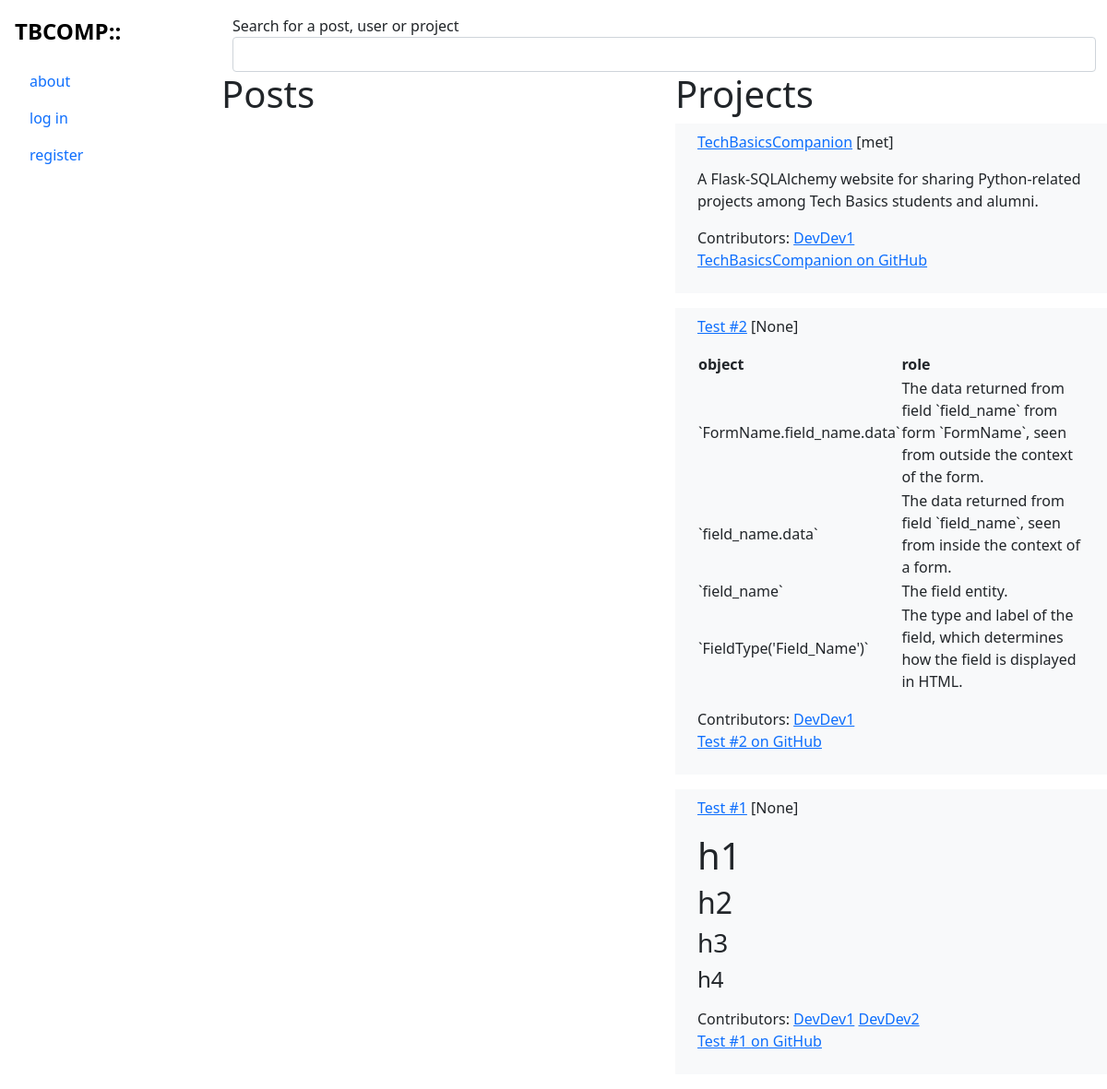
Before: / with the older database file.
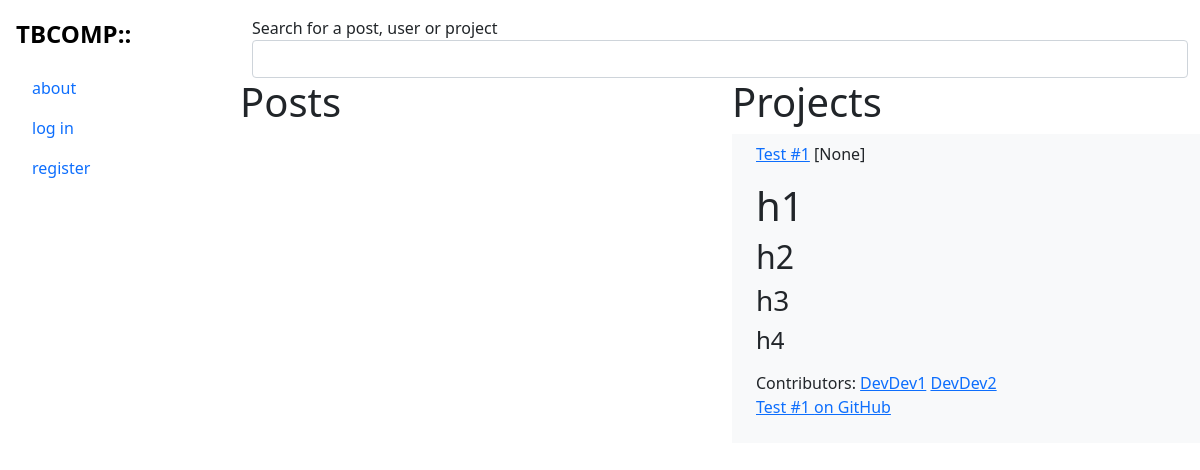
After: the same page with the newer database file.
### tbcompanion/models.py (models this page shows, shortened)
class Project(db.Model):
	contributors = db.relationship('User', secondary='contributor_table', backref='contribution_id')
	id = db.Column(db.Integer, primary_key=True)
	title = db.Column(db.String(120), nullable=False)
	date = db.Column(db.DateTime, nullable=False, default=datetime.utcnow)
	content = db.Column(db.Text, nullable=False)
	github_repo = db.Column(db.String(120), nullable=True, unique=True)
	admin_id = db.Column(db.Integer, db.ForeignKey('user.id'), nullable=False)
	tag = db.Column(db.String, nullable=True)

class User(db.Model, UserMixin):
	post_author = db.relationship('Post', backref='author', lazy=True)
	project_admin = db.relationship('Project', backref='admin', lazy=True)
	id = db.Column(db.Integer, primary_key=True)
	username = db.Column(db.String(20), unique=True, nullable=False)
	email = db.Column(db.String(120), unique=True, nullable=False)
	image_file = db.Column(db.String(20), nullable=False, default='profile_pics\default.jpg')
	password = db.Column(db.String(60), nullable=False)
	is_admin = db.Column(db.Boolean)

### tbcompanion/main/routes.py (the view)
@main.route('/', methods=['GET','POST'])
def home():
	posts = Post.query.order_by(desc('date')).all()
	projects = Project.query.order_by(desc('date')).all()
	form = SearchBox()
	if form.validate_on_submit():
		return redirect(url_for('main.search_result', string=form.string.data))
	return render_template('home.html',
		title='Home',
		form=form,
		posts=posts,
		projects=projects,
		)

### tbcompanion/main/forms.py
class SearchBox(FlaskForm):
	string = StringField('Search for a post, user or project', validators=[
		DataRequired()])
	submit = SubmitField('Search')

### tbcompanion/templates/home.html (shortened to what this page needs)
{% extends 'layout.html' %}
{% block content %}
<form method = 'POST' action =''>
	<fieldset class = 'form-group'>
		<div class = 'container'>
			<div>{{ form.string.label(class="form-control-label") }}
			{% if form.string.errors %}
				{{ form.string(class="form-control is-invalid") }}
				<div class='invalid-feedback'>
					{% for error in form.string.errors %}
					<span>{{ error }}</span>
					{% endfor %}
				</div>
			{% else %}
				{{ form.string(class="form-control")}}
			{% endif %}
			</div>
		</div>
	</fieldset>
</form>
{% endblock content %}
{% block feed %}
<div class="row">
	<div class="col">
		<h1>Posts</h1>
	</div>
	<div class='col'>
		<h1>Projects</h1>
	{% for project in projects %}
		<div class="container bg-light pt-2 pb-2 margin">
			<a href="{{ url_for('projects.project', project_id=project.id) }}">{{ project.title }}</a> [{{ project.tag }}]</h3>
			<p>{{ project.content|markdown }}</p>
			Contributors:
			{% for contributor in project.contributors %}
			<a href="{{ url_for('users.user_profile', user_id=contributor.id) }}">{{ contributor.username }}</a>
			{% endfor %}
			<p><a href="{{ project.github_repo }}">{{ project.title }} on GitHub</a></p></small>
		</div>
	{% endfor %}
	</div>
</div>
{% endblock feed %}

### tbcompanion/templates/layout.html (shortened to what this page needs)
<!DOCTYPE html>
<html lang="en">
	<head>
		<link
		rel="stylesheet"
		type="text/css"
		href="{{ url_for('static', filename= 'main.css') }}"
		/>
		<link
			href="https://cdn.jsdelivr.net/npm/bootstrap@5.0.0-beta2/dist/css/bootstrap.min.css"
			rel="stylesheet"
		/>
	</head>
	<body>
		<div class="sidebar">
			<ul class="navbar-nav">
				<a class="logo" href="{{url_for('main.home')}}">TBCOMP::</a>
				{% if current_user.is_authenticated %}
				<li class="navbar-item"><a class="nav-link" href="{{url_for('users.search_users')}}">registered users</a></li>
				<li class="navbar-item"><a class="nav-link" href="{{url_for('posts.post_form')}}">make a post</a></li>
				<li class="navbar-item"><a class="nav-link" href="{{url_for('projects.project_form')}}">release a project</a></li>
				{% if current_user.is_admin %}
				<li class="navbar-item"><a class="nav-link" href="{{url_for('admin.admin_panel')}}">admin</a></li>
				{% endif %}
				<li class="navbar-item"><a class="nav-link" href="{{url_for('accounts.account_page')}}">account</a></li>
				<li class="navbar-item"><a  id='logout' class="nav-link" href="{{url_for('users.logout')}}">logout</a></li>
				{% else %}
				<li class="navbar-item"><a class="nav-link" href="{{url_for('main.about')}}">about</a></li>
				<li class="navbar-item"><a class="nav-link" href="{{url_for('users.login')}}">log in</a></li>
				<li class="navbar-item"><a class="nav-link" href="{{url_for('accounts.register')}}">register</a></li>
				{% endif %}
			</ul>
		</div>
			{% block content %}
			{% endblock content %}
			{% block feed %}
			{% endblock feed %}
	</body>
</html>

### tbcompanion/static/main.css (style rules this page uses)
a.logo { font-size: 1.5rem; font-style: normal; font-weight: 900; letter-spacing: 0em; color: black; text-decoration: none; padding-bottom:1rem; padding-top:1rem; }
.sidebar { height: 100%; width: 20%; position: fixed; z-index: 1; top: 0; left: 0; background-color:white; overflow-x: hidden; padding-left: 1rem; }
.navbar-item { padding-left: 1rem; font-size:1em; }
.nav-link { color:black; text-decoration: none; }
body { padding-left:20%; padding-top:1rem; }

Changed rows visible on the page:
removed Project: title "TechBasicsCompanion", tag "met", content "A Flask-SQLAlchemy website for sharing Python-related projects among Tech Basics students and alumni.", User (username "DevDev1")
removed Project: title "Test #2", tag "None", content "object role `FormName.field_name.data` The data returned from field `field_name` from form `FormName`, seen from outside the context of the form. `field_name.data` The data returned from field `field_name`, seen from inside the context of a form. `field_name` The field entity. `FieldType('Field_Name')` The type and label of the field, which determines how the field is displayed in HTML.", User (username "DevDev1")
